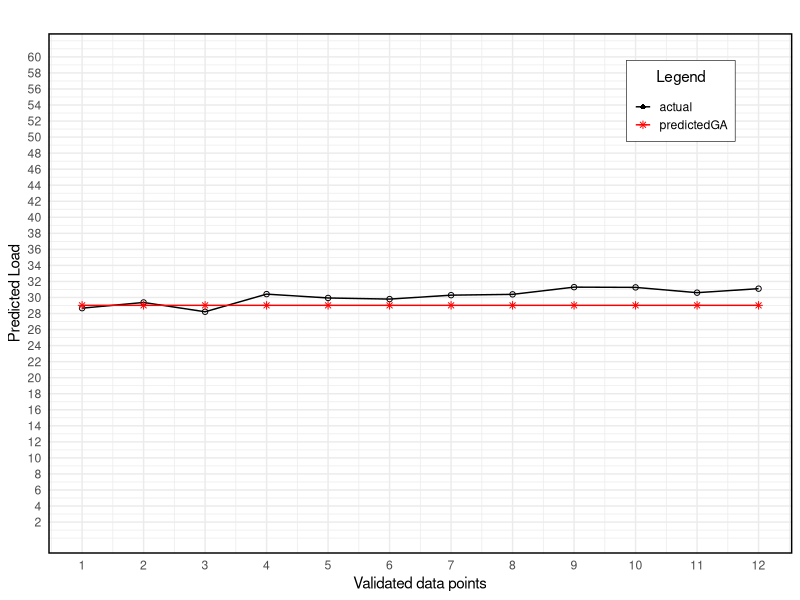

The R script that drew this image:
library(readxl)
library(ggplot2)

unfiltered_actual<-read_excel("Alldata_excel.xlsx", range = "K23:K34",col_names = FALSE, col_types = "text")
morning_actual <- as.data.frame(lapply(unfiltered_actual,function(d) round(as.numeric(d),2)))

unfiltered_predictedGA <-read_excel("Alldata_excel.xlsx", range = "M23:M34",col_names = FALSE, col_types = "text")
morning_predictedGA<-as.data.frame(lapply(unfiltered_predictedGA,function(d) round(as.numeric(d),2)))
#morning_predictedMNLR<-unlist(read_excel("Alldata_excel.xlsx", range = "N23:N34",col_names = FALSE))
#morning_predictredEncoding<-unlist(read_excel("Alldata_excel.xlsx", range = "J23:J34",col_names = FALSE))

x<-seq(1,12)
#y1<-morning_actual
#y2<-morning_predictedGA
#y3<-morning_predictedMNLR
#line_width <-2

lb =c("actual","predictedGA","predictedMNLR","predicted ordinal encoding")
morningDataFrame <- data.frame(
  xAxis = seq(1,12),
  actual = morning_actual[,1],
  predictedGA = morning_predictedGA[,1]
)

tiff("morning1_PredictedGA.tiff", units="in", width=5, height=5, res=300)
ggplot(morningDataFrame,aes(x=xAxis))+
  geom_line(aes(y=actual,color="line1"))+geom_point(aes(y=actual,color="line1"),shape=1)+
  geom_line(aes(y=predictedGA,color="line2"))+geom_point(aes(y=predictedGA,color="line2"),shape=8)+
  labs(
    title ="",
    y="Predicted Load",
    x ="Validated data points",
    color="Legend"
  )+scale_y_continuous(breaks=seq(2,60,by=2))+
  scale_x_continuous(breaks = seq(1,15,by=1))+
  coord_cartesian(xlim = c(1,12),ylim = c(1,60))+
  scale_color_manual(values = c("line1" = "black", "line2" = "red"),
                     labels = lb) +
  scale_shape_manual(values = c("line1" = 16, "line2" = 8),
                     labels = lb) +
  scale_linetype_manual(values = c("line1" = "solid", "line2" = "solid"),
                        labels = lb) +
  guides(color = guide_legend(override.aes = list(shape = c(16, 8),
                                                  linetype = c("solid", "solid"))))+
  theme_minimal()+
  theme(legend.title = element_text(hjust = 0.5, margin = margin(b = 10)),
        panel.border = element_rect(color = "black", fill = NA, size = 1),
        legend.background = element_rect(color = "black", size = 0.2),
        legend.key.size = unit(0.9, "lines"),
        legend.position = c(0.85, 0.87)
        )

#plot(x,seq(26,42.5,by=1.5),xlim = c(0,12),ylim =c(26,50),type="n",ylab="Predicted load",xlab = "")
#lines(x,y1,type="o",col="black",lty=1,lwd=line_width)
#lines(x,y2,type="o",col="red",lty=3,lwd=line_width)
#lines(x,y3,type="o",col="green",lty=5,lwd=line_width)
#legend("topright",inset = 0.05,
#       c("actual","predicted_GA","predicted_Heuristic"),lty = c(1,2,5),
#       col = c("black","red","green"),
#       title = "Predictions",cex = 0.7,pch = c(1,1,1)
#)
dev.off()
